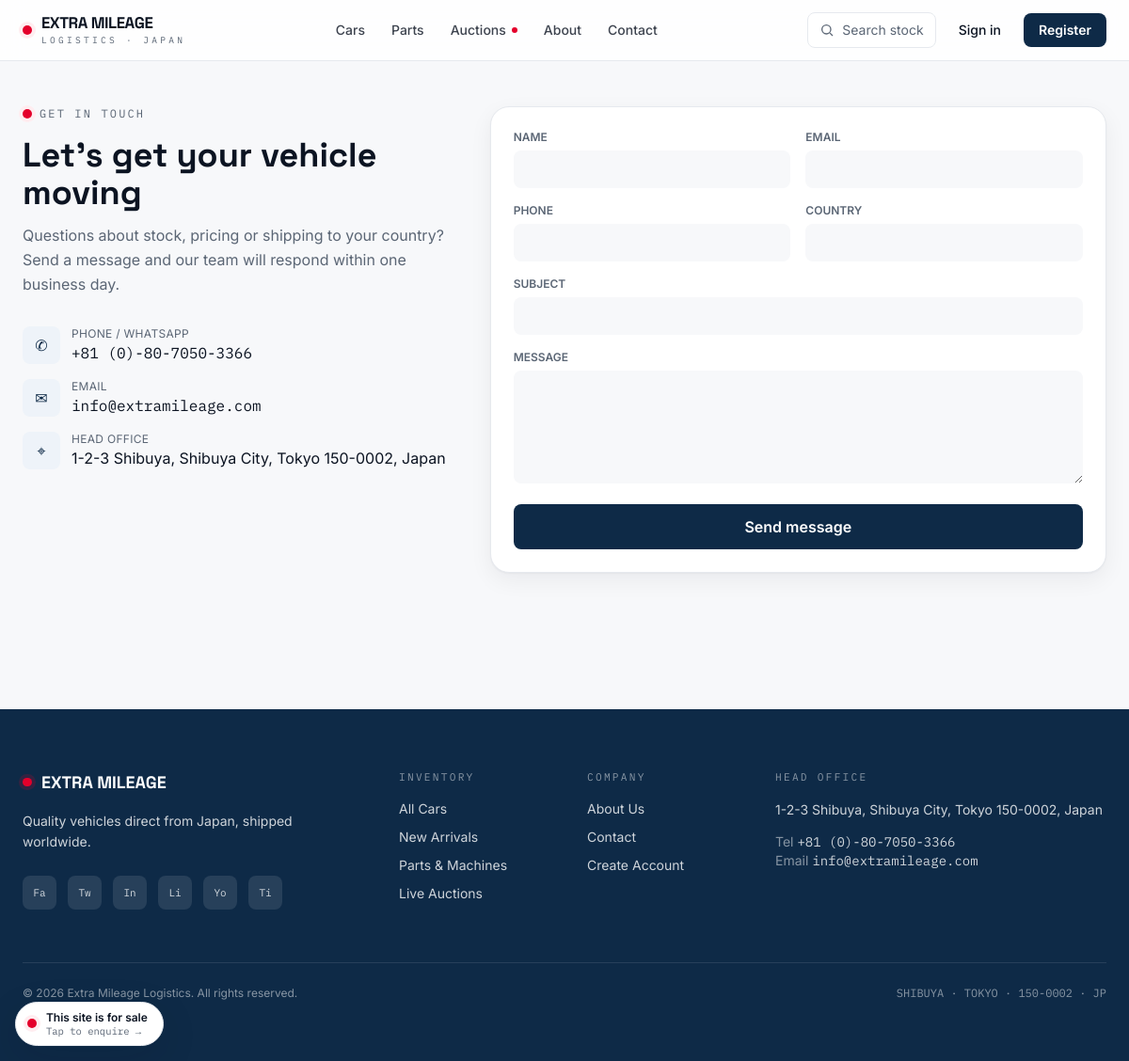
Page /contact/ on the committed database.
### core/models.py (models this page shows, shortened)
class SiteSettings(models.Model):
    site_name = models.CharField(max_length=120, default="Extra Mileage Logistics")
    tagline = models.CharField(max_length=200, default="Premium Japanese Used Cars Export")
    site_description = models.TextField(default="Quality vehicles direct from Japan, shipped worldwide.")
    contact_email = models.EmailField(default="info@extramileage.com")
    contact_phone = models.CharField(max_length=40, default="+81 (0)-80-7050-3366")
    whatsapp_number = models.CharField(max_length=40, blank=True, default="+81-80-7050-3366")
    company_address = models.CharField(max_length=200, default="1-2-3 Shibuya, Shibuya City, Tokyo 150-0002, Japan")
    facebook = models.URLField(blank=True, default="https://facebook.com/Extramileage")
    twitter = models.URLField(blank=True, default="https://twitter.com/Extramileage")
    instagram = models.URLField(blank=True, default="https://instagram.com/Extramileage")
    linkedin = models.URLField(blank=True, default="https://linkedin.com/company/Extramileage")
    youtube = models.URLField(blank=True, default="https://youtube.com/@Extramileage")
    tiktok = models.URLField(blank=True, default="https://tiktok.com/@Extramileage")
    class Meta:
        verbose_name = "Site Settings"
        verbose_name_plural = "Site Settings"
    @classmethod
    def load(cls):
        obj = cache.get("site_settings")
        if obj is None:
            obj, _ = cls.objects.get_or_create(pk=1)
            cache.set("site_settings", obj, 300)
        return obj
    @property
    def social_links(self):
        items = [
            ("facebook", self.facebook), ("twitter", self.twitter),
            ("instagram", self.instagram), ("linkedin", self.linkedin),
            ("youtube", self.youtube), ("tiktok", self.tiktok),
        ]
        return [(name, url) for name, url in items if url]

### core/views.py (the view, shortened to what this page needs)
# urls.py: path("contact/", views.contact, name="contact"),
def contact(request):
    return render(request, "core/contact.html")

### core/context_processors.py (called while the page is built)
def site_context(request):
    wishlist_count = 0
    if request.user.is_authenticated:
        wishlist_count = request.user.wishlist_items.count()
    return {
        "site": SiteSettings.load(),
        "nav_categories": Category.objects.all()[:12],
        "nav_brands": Brand.objects.order_by("name")[:24],
        "wishlist_count": wishlist_count,
    }

### templates/core/contact.html (shortened to what this page needs)
{% extends "base.html" %}
{% block content %}
<div class="max-w-7xl mx-auto px-4 sm:px-6 py-12 grid lg:grid-cols-12 gap-10">
  <div class="lg:col-span-5">
    <p class="flex items-center gap-2 font-mono text-xs tracking-eyebrow uppercase text-muted"><span class="sun-dot"></span> Get in touch</p>
    <h1 class="font-display font-700 text-4xl text-ink mt-4">Let's get your vehicle moving</h1>
    <p class="text-muted mt-3 leading-relaxed">Questions about stock, pricing or shipping to your country? Send a message and our team will respond within one business day.</p>
    <div class="mt-8 space-y-4">
      <div class="flex items-start gap-3">
        <span class="w-10 h-10 rounded-lg bg-brand-50 text-brand grid place-items-center shrink-0">✆</span>
        <div><p class="text-xs uppercase tracking-wide text-muted">Phone / WhatsApp</p><a href="tel:{{ site.contact_phone }}" class="font-mono text-ink hover:text-brand">{{ site.contact_phone }}</a></div>
      </div>
      <div class="flex items-start gap-3">
        <span class="w-10 h-10 rounded-lg bg-brand-50 text-brand grid place-items-center shrink-0">✉</span>
        <div><p class="text-xs uppercase tracking-wide text-muted">Email</p><a href="mailto:{{ site.contact_email }}" class="font-mono text-ink hover:text-brand">{{ site.contact_email }}</a></div>
      </div>
      <div class="flex items-start gap-3">
        <span class="w-10 h-10 rounded-lg bg-brand-50 text-brand grid place-items-center shrink-0">⌖</span>
        <div><p class="text-xs uppercase tracking-wide text-muted">Head office</p><p class="text-ink">{{ site.company_address }}</p></div>
      </div>
    </div>
  </div>
  <form method="post" class="lg:col-span-7 bg-surface sheet rounded-xl2 p-6 shadow-card grid sm:grid-cols-2 gap-4 self-start">
    <div><label class="block text-xs font-600 text-muted uppercase mb-1.5">Name</label><input name="name" required class="w-full bg-paper rounded-lg px-3 py-2.5 text-sm outline-none focus:ring-2 focus:ring-brand-400"></div>
    <div><label class="block text-xs font-600 text-muted uppercase mb-1.5">Email</label><input type="email" name="email" required class="w-full bg-paper rounded-lg px-3 py-2.5 text-sm outline-none focus:ring-2 focus:ring-brand-400"></div>
    <div><label class="block text-xs font-600 text-muted uppercase mb-1.5">Phone</label><input name="phone" class="w-full bg-paper rounded-lg px-3 py-2.5 text-sm outline-none focus:ring-2 focus:ring-brand-400"></div>
    <div><label class="block text-xs font-600 text-muted uppercase mb-1.5">Country</label><input name="country" class="w-full bg-paper rounded-lg px-3 py-2.5 text-sm outline-none focus:ring-2 focus:ring-brand-400"></div>
    <div class="sm:col-span-2"><label class="block text-xs font-600 text-muted uppercase mb-1.5">Subject</label><input name="subject" class="w-full bg-paper rounded-lg px-3 py-2.5 text-sm outline-none focus:ring-2 focus:ring-brand-400"></div>
    <div class="sm:col-span-2"><label class="block text-xs font-600 text-muted uppercase mb-1.5">Message</label><textarea name="message" rows="5" required class="w-full bg-paper rounded-lg px-3 py-2.5 text-sm outline-none focus:ring-2 focus:ring-brand-400"></textarea></div>
    <button class="sm:col-span-2 bg-brand hover:bg-brand-600 text-white font-600 py-3 rounded-lg">Send message</button>
  </form>
</div>
{% endblock %}

### templates/partials/footer.html
{% load humanize %}
<footer class="mt-24 bg-brand text-white/80">
  <div class="max-w-7xl mx-auto px-4 sm:px-6 py-16">
    <div class="grid gap-12 lg:grid-cols-12">
      <div class="lg:col-span-4">
        <div class="flex items-center gap-2.5">
          <span class="sun-dot" style="box-shadow:0 0 0 4px rgba(228,0,43,.18)"></span>
          <span class="font-display font-700 text-white text-lg">EXTRA MILEAGE</span>
        </div>
        <p class="mt-4 text-sm leading-relaxed max-w-xs">{{ site.site_description }}</p>
        <div class="mt-6 flex gap-3">
          {% for name, url in site.social_links %}
          <a href="{{ url }}" target="_blank" rel="noopener" class="w-9 h-9 rounded-lg bg-white/10 hover:bg-accent flex items-center justify-center transition-colors capitalize text-[11px] font-mono" title="{{ name }}">{{ name|slice:":2" }}</a>
          {% endfor %}
        </div>
      </div>
      <div class="lg:col-span-2">
        <h4 class="font-mono text-[.7rem] tracking-[.2em] uppercase text-white/50 mb-4">Inventory</h4>
        <ul class="space-y-2.5 text-sm">
          <li><a href="{% url 'catalog:car_list' %}" class="hover:text-white">All Cars</a></li>
          <li><a href="{% url 'catalog:car_list' %}?sort=newest" class="hover:text-white">New Arrivals</a></li>
          <li><a href="{% url 'shop:product_list' %}" class="hover:text-white">Parts & Machines</a></li>
          <li><a href="{% url 'auctions:list' %}" class="hover:text-white">Live Auctions</a></li>
        </ul>
      </div>
      <div class="lg:col-span-2">
        <h4 class="font-mono text-[.7rem] tracking-[.2em] uppercase text-white/50 mb-4">Company</h4>
        <ul class="space-y-2.5 text-sm">
          <li><a href="{% url 'core:about' %}" class="hover:text-white">About Us</a></li>
          <li><a href="{% url 'core:contact' %}" class="hover:text-white">Contact</a></li>
          <li><a href="{% url 'accounts:register' %}" class="hover:text-white">Create Account</a></li>
        </ul>
      </div>
      <div class="lg:col-span-4">
        <h4 class="font-mono text-[.7rem] tracking-[.2em] uppercase text-white/50 mb-4">Head Office</h4>
        <p class="text-sm leading-relaxed">{{ site.company_address }}</p>
        <p class="mt-3 text-sm"><span class="text-white/50">Tel</span> <a href="tel:{{ site.contact_phone }}" class="font-mono hover:text-white">{{ site.contact_phone }}</a></p>
        <p class="text-sm"><span class="text-white/50">Email</span> <a href="mailto:{{ site.contact_email }}" class="font-mono hover:text-white">{{ site.contact_email }}</a></p>
      </div>
    </div>
    <div class="mt-14 pt-6 border-t border-white/10 flex flex-col sm:flex-row justify-between gap-3 text-xs text-white/50">
      <p>© {% now "Y" %} {{ site.site_name }}. All rights reserved.</p>
      <p class="font-mono">SHIBUYA · TOKYO · 150-0002 · JP</p>
    </div>
  </div>
</footer>

### templates/base.html (style rules this page uses)
body { background: var(--paper, #F7F8FA); color: #0C1422; font-family: Inter, sans-serif; -webkit-font-smoothing: antialiased; }
.font-display { font-family: "Space Grotesk", sans-serif; }
.font-mono { font-family: "IBM Plex Mono", monospace; }
.sun-dot { width:.62rem; height:.62rem; border-radius:9999px; background:#E4002B; box-shadow:0 0 0 4px #FFEDF0; display:inline-block; }
.sheet { border:1px solid #E6E9EE; }
.tracking-eyebrow { letter-spacing:.18em; }

### rows in the picture
SiteSettings: contact_phone "+81 (0)-80-7050-3366", contact_email "info@extramileage.com", company_address "1-2-3 Shibuya, Shibuya City, Tokyo 150-0002, Japan", site_description "Quality vehicles direct from Japan, shipped worldwide.", site_name "Extra Mileage Logistics"

### other values in the picture
{{ name|slice:":2" }} "Fa" "Tw" "In" "Li" "Yo" "Ti"
